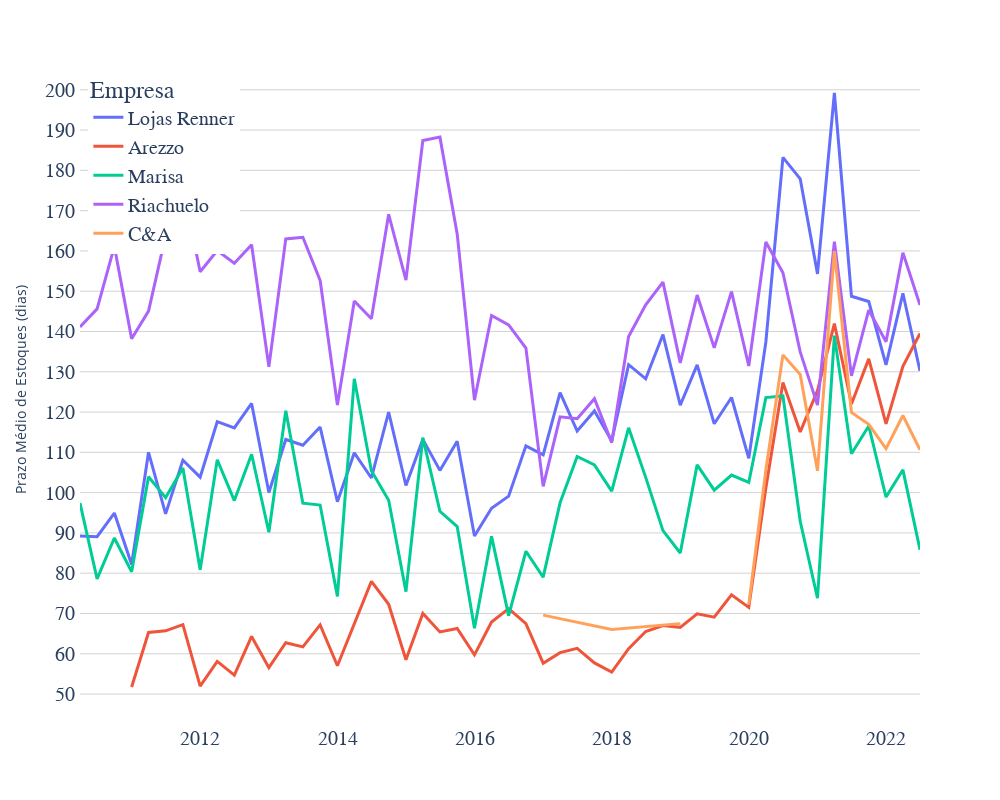

The code cell stored with this chart in its notebook:
### Markdown cell above
#### Prazo Médio de Estoque
***

### Code cell
empresas = [
    "Lojas Renner",
    "Riachuelo",
    "Marisa",
    "C&A",
    "Arezzo",
    "Grupo SOMA",
    "Le Lis Blanc",
]

estoques = financas.loc[
    (financas["consolidado"] >= "2010-01-01") & financas["empresa"].isin(empresas)
]

fig = px.line(
    estoques,
    x="consolidado",
    y="prazo med estoques(dias)",
    color="empresa",
    height=800,
    width=1000,
    markers=False,
)

xaxis_attribs = dict(
    showline=True,
    showgrid=False,
    tickfont=dict(family="Josefin Sans Bold", size=20),
    gridcolor="LightGrey",
)

yaxis_attribs = dict(
    showline=True,
    showgrid=True,
    tickfont=dict(family="Josefin Sans Bold", size=20),
    nticks=20,
    gridcolor="LightGrey",
)

legend_attribs = dict(
    yanchor="top",
    xanchor="left",
    y=0.99,
    x=0.01,
    title_font_family="Josefin Sans Bold",
    font=dict(family="Josefin Sans Bold", size=20),
)

fig.update_layout(
    xaxis_title="",
    yaxis_title="Prazo Médio de Estoques (dias)",
    plot_bgcolor="white",
    legend_title_text="Empresa",
    xaxis=xaxis_attribs,
    yaxis=yaxis_attribs,
    legend=legend_attribs,
)
fig.update_traces(line=dict(width=3))

fig.show()

### Figure 1 — Plotly figure (JSON) as saved in the notebook; plotly's stock layout.template omitted (floating-point values rounded to 4 significant figures)
{"data": [{"hovertemplate": "empresa=Lojas Renner<br>consolidado=%{x}<br>prazo med estoques(dias)=%{y}<extra></extra>", "legendgroup": "Lojas Renner", "line": {"color": "#636efa", "dash": "solid", "width": 3}, "marker": {"symbol": "circle"}, "mode": "lines", "name": "Lojas Renner", "orientation": "v", "showlegend": true, "type": "scatter", "x": ["2010-03-31", "2010-06-30", "2010-09-30", "2010-12-31", "2011-03-31", "2011-06-30", "2011-09-30", "2011-12-31", "2012-03-31", "2012-06-30", "2012-09-30", "2012-12-31", "2013-03-31", "2013-06-30", "2013-09-30", "2013-12-31", "2014-03-31", "2014-06-30", "2014-09-30", "2014-12-31", "2015-03-31", "2015-06-30", "2015-09-30", "2015-12-31", "2016-03-31", "2016-06-30", "2016-09-30", "2016-12-31", "2017-03-31", "2017-06-30", "2017-09-30", "2017-12-31", "2018-03-31", "2018-06-30", "2018-09-30", "2018-12-31", "2019-03-31", "2019-06-30", "2019-09-30", "2019-12-31", "2020-03-31", "2020-06-30", "2020-09-30", "2020-12-31", "2021-03-31", "2021-06-30", "2021-09-30", "2021-12-31", "2022-03-31", "2022-06-30"], "xaxis": "x", "y": [89.24, 89.06, 94.93, 82.14, 110.0, 94.72, 108.1, 103.9, 117.6, 116.0, 122.1, 100.0, 113.2, 111.8, 116.3, 97.73, 109.9, 103.6, 120.0, 101.8, 113.2, 105.5, 112.8, 89.24, 96.11, 99.12, 111.6, 109.4, 124.8, 115.3, 120.3, 112.9, 131.8, 128.2, 139.2, 121.7, 131.7, 117.1, 123.6, 108.5, 137.4, 183.2, 177.9, 154.3, 199.2, 148.7, 147.4, 131.7, 149.5, 130.2], "yaxis": "y"}, {"hovertemplate": "empresa=Arezzo<br>consolidado=%{x}<br>prazo med estoques(dias)=%{y}<extra></extra>", "legendgroup": "Arezzo", "line": {"color": "#EF553B", "dash": "solid", "width": 3}, "marker": {"symbol": "circle"}, "mode": "lines", "name": "Arezzo", "orientation": "v", "showlegend": true, "type": "scatter", "x": ["2010-03-31", "2010-06-30", "2010-09-30", "2010-12-31", "2011-03-31", "2011-06-30", "2011-09-30", "2011-12-31", "2012-03-31", "2012-06-30", "2012-09-30", "2012-12-31", "2013-03-31", "2013-06-30", "2013-09-30", "2013-12-31", "2014-03-31", "2014-06-30", "2014-09-30", "2014-12-31", "2015-03-31", "2015-06-30", "2015-09-30", "2015-12-31", "2016-03-31", "2016-06-30", "2016-09-30", "2016-12-31", "2017-03-31", "2017-06-30", "2017-09-30", "2017-12-31", "2018-03-31", "2018-06-30", "2018-09-30", "2018-12-31", "2019-03-31", "2019-06-30", "2019-09-30", "2019-12-31", "2020-03-31", "2020-06-30", "2020-09-30", "2020-12-31", "2021-03-31", "2021-06-30", "2021-09-30", "2021-12-31", "2022-03-31", "2022-06-30"], "xaxis": "x", "y": ["-", "-", "-", 51.75, 65.28, 65.69, 67.22, 51.97, 58.11, 54.7, 64.3, 56.57, 62.74, 61.71, 67.17, 57.03, 67.63, 77.96, 72.29, 58.53, 70.01, 65.41, 66.27, 59.73, 67.89, 71.22, 67.49, 57.66, 60.28, 61.35, 57.73, 55.46, 61.25, 65.54, 67.0, 66.56, 69.94, 69.1, 74.65, 71.52, 101.1, 127.3, 115.1, 125.3, 141.9, 122.0, 133.2, 117.1, 131.3, 139.5], "yaxis": "y"}, {"hovertemplate": "empresa=Marisa<br>consolidado=%{x}<br>prazo med estoques(dias)=%{y}<extra></extra>", "legendgroup": "Marisa", "line": {"color": "#00cc96", "dash": "solid", "width": 3}, "marker": {"symbol": "circle"}, "mode": "lines", "name": "Marisa", "orientation": "v", "showlegend": true, "type": "scatter", "x": ["2010-03-31", "2010-06-30", "2010-09-30", "2010-12-31", "2011-03-31", "2011-06-30", "2011-09-30", "2011-12-31", "2012-03-31", "2012-06-30", "2012-09-30", "2012-12-31", "2013-03-31", "2013-06-30", "2013-09-30", "2013-12-31", "2014-03-31", "2014-06-30", "2014-09-30", "2014-12-31", "2015-03-31", "2015-06-30", "2015-09-30", "2015-12-31", "2016-03-31", "2016-06-30", "2016-09-30", "2016-12-31", "2017-03-31", "2017-06-30", "2017-09-30", "2017-12-31", "2018-03-31", "2018-06-30", "2018-09-30", "2018-12-31", "2019-03-31", "2019-06-30", "2019-09-30", "2019-12-31", "2020-03-31", "2020-06-30", "2020-09-30", "2020-12-31", "2021-03-31", "2021-06-30", "2021-09-30", "2021-12-31", "2022-03-31", "2022-06-30"], "xaxis": "x", "y": [97.4, 78.58, 88.74, 80.36, 103.9, 98.77, 106.1, 80.86, 108.2, 98.02, 109.5, 90.16, 120.3, 97.38, 96.91, 74.25, 128.3, 105.5, 98.09, 75.42, 113.6, 95.38, 91.57, 66.36, 89.15, 69.47, 85.45, 79.04, 97.48, 109.0, 106.9, 100.4, 116.1, 103.8, 90.58, 85.02, 106.9, 100.6, 104.3, 102.5, 123.6, 124.0, 92.91, 73.78, 139.0, 109.7, 116.5, 98.9, 105.7, 85.85], "yaxis": "y"}, {"hovertemplate": "empresa=Riachuelo<br>consolidado=%{x}<br>prazo med estoques(dias)=%{y}<extra></extra>", "legendgroup": "Riachuelo", "line": {"color": "#ab63fa", "dash": "solid", "width": 3}, "marker": {"symbol": "circle"}, "mode": "lines", "name": "Riachuelo", "orientation": "v", "showlegend": true, "type": "scatter", "x": ["2010-03-31", "2010-06-30", "2010-09-30", "2010-12-31", "2011-03-31", "2011-06-30", "2011-09-30", "2011-12-31", "2012-03-31", "2012-06-30", "2012-09-30", "2012-12-31", "2013-03-31", "2013-06-30", "2013-09-30", "2013-12-31", "2014-03-31", "2014-06-30", "2014-09-30", "2014-12-31", "2015-03-31", "2015-06-30", "2015-09-30", "2015-12-31", "2016-03-31", "2016-06-30", "2016-09-30", "2016-12-31", "2017-03-31", "2017-06-30", "2017-09-30", "2017-12-31", "2018-03-31", "2018-06-30", "2018-09-30", "2018-12-31", "2019-03-31", "2019-06-30", "2019-09-30", "2019-12-31", "2020-03-31", "2020-06-30", "2020-09-30", "2020-12-31", "2021-03-31", "2021-06-30", "2021-09-30", "2021-12-31", "2022-03-31", "2022-06-30"], "xaxis": "x", "y": [141.1, 145.6, 161.1, 138.2, 145.1, 163.7, 175.7, 154.8, 160.1, 156.9, 161.5, 131.2, 163.0, 163.4, 152.7, 121.7, 147.6, 143.2, 169.1, 152.8, 187.4, 188.2, 164.2, 122.9, 144.0, 141.6, 135.9, 101.6, 118.8, 118.4, 123.3, 112.4, 138.8, 146.6, 152.2, 132.2, 149.1, 135.9, 149.9, 131.4, 162.2, 154.6, 134.9, 121.7, 162.3, 129.0, 145.3, 137.4, 159.5, 146.6], "yaxis": "y"}, {"hovertemplate": "empresa=C&A<br>consolidado=%{x}<br>prazo med estoques(dias)=%{y}<extra></extra>", "legendgroup": "C&A", "line": {"color": "#FFA15A", "dash": "solid", "width": 3}, "marker": {"symbol": "circle"}, "mode": "lines", "name": "C&A", "orientation": "v", "showlegend": true, "type": "scatter", "x": ["2016-12-31", "2017-12-31", "2018-12-31", "2019-03-31", "2019-06-30", "2019-09-30", "2019-12-31", "2020-03-31", "2020-06-30", "2020-09-30", "2020-12-31", "2021-03-31", "2021-06-30", "2021-09-30", "2021-12-31", "2022-03-31", "2022-06-30"], "xaxis": "x", "y": [69.59, 66.02, 67.48, "-", "-", "-", 72.17, 105.7, 134.2, 129.3, 105.4, 160.0, 119.9, 117.0, 110.9, 119.1, 110.6], "yaxis": "y"}], "layout": {"height": 800, "legend": {"font": {"family": "Josefin Sans Bold", "size": 20}, "title": {"font": {"family": "Josefin Sans Bold"}, "text": "Empresa"}, "tracegroupgap": 0, "x": 0.01, "xanchor": "left", "y": 0.99, "yanchor": "top"}, "margin": {"t": 60}, "plot_bgcolor": "white", "width": 1000, "xaxis": {"anchor": "y", "domain": [0, 1], "gridcolor": "LightGrey", "showgrid": false, "showline": true, "tickfont": {"family": "Josefin Sans Bold", "size": 20}, "title": {"text": ""}}, "yaxis": {"anchor": "x", "domain": [0, 1], "gridcolor": "LightGrey", "nticks": 20, "showgrid": true, "showline": true, "tickfont": {"family": "Josefin Sans Bold", "size": 20}, "title": {"text": "Prazo Médio de Estoques (dias)"}}}}
